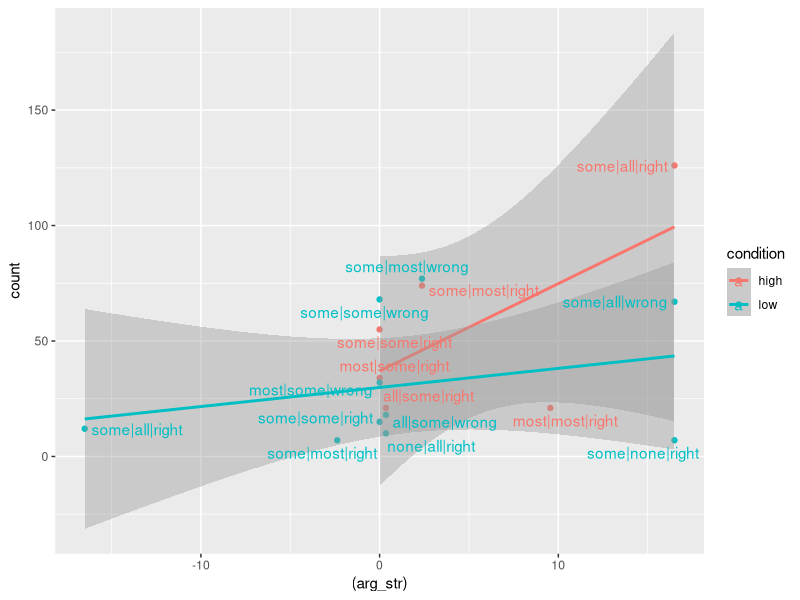
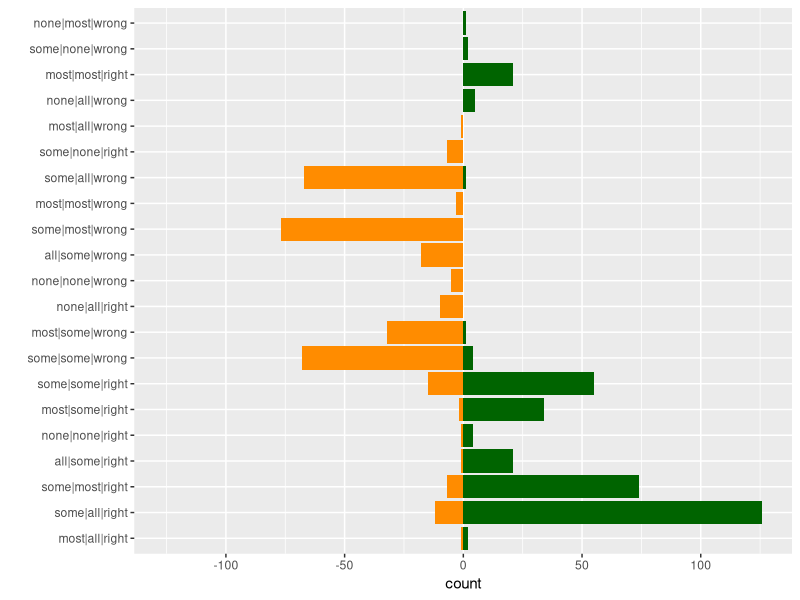

Generate these figures, in order, with R:
library(tidyverse)

d = read_csv('../02_data/data_raw.csv') %>% 
  # fix typo in column head
  rename(situation_number = sitation_number) %>% 
  # remove incomplete answer
  filter(response != "some|some|")


## semantics of expressions ----

evaluate_quantifier = function(quantifier, bool_vector) {
  case_when(
    quantifier == "all"  ~ sum(bool_vector) == length(bool_vector),
    quantifier == "some" ~ sum(bool_vector) >= 1,
    quantifier == "many" ~ sum(bool_vector) > 0.3 * length(bool_vector),
    quantifier == "most" ~ sum(bool_vector) > 0.5 * length(bool_vector),
    quantifier == "none" ~ sum(bool_vector) == 0,
    quantifier == "few"  ~ sum(bool_vector) <= 0.3 * length(bool_vector)
  )
}

evaluate_predicate = function(resp, stimulus){
  if (resp[3] == "wrong") {
    return(1 - stimulus)
  } 
  else {
    return(stimulus)
  }
}

evaluate_truth = function(resp, stimulus) {
  resp = resp %>% str_split("\\|", simplify = F) %>% unlist()
  stimulus = evaluate_predicate(resp, stimulus)
  stimulus = map_dbl(
    1:nrow(stimulus), 
    function(i) {
      evaluate_quantifier(resp[2], stimulus[i,])  
    }
  )
  evaluate_quantifier(resp[1], stimulus)
}


# calculate the probability that a single quantifier
# statement is true for a given bias and number of observations
calculate_probability_quantifier = function(quantifier, bias, n_observations) {
  case_when(
    quantifier == "all"  ~ dbinom(x= n_observations, size = n_observations, prob = bias) %>% sum,
    quantifier == "some" ~ dbinom(x= 1:n_observations, size = n_observations, prob = bias) %>% sum,
    quantifier == "many" ~ dbinom(x= ceiling(0.3*n_observations):n_observations, size = n_observations, prob = bias) %>% sum,
    quantifier == "most" ~ dbinom(x= ceiling(0.5*n_observations):n_observations, size = n_observations, prob = bias) %>% sum,
    quantifier == "none" ~ dbinom(x= 0, size = n_observations, prob = bias) %>% sum,
    quantifier == "few"  ~ dbinom(x= 0:ceiling(0.3*n_observations), size = n_observations, prob = bias) %>% sum
  )
}

# calculate the probability P(sentence|H) analytically
# for a given bias (=hypothesis)
calculate_probability = function(resp, bias) {
  #unpack sentence
  resp = resp %>% str_split("\\|", simplify = F) %>% unlist()
  # reverse success probability if predicate is "wrong"
  bias = ifelse(resp[3] == "wrong", 1-bias, bias)
  # get probability of inner quantifier being true or a single itm
  inner_prob = calculate_probability_quantifier(resp[2], bias, 12)
  # get probability of outer quantifier statement
  calculate_probability_quantifier(resp[1], inner_prob, 5)
}

calculate_probability("all|all|right", 0.8)
calculate_probability("some|all|right", 0.8)

get_truth_value = function(example_index) {
  
  resp     = d$response[example_index]
  stimulus = d$stimulus[example_index] %>% str_split("\\|", simplify = F) %>% unlist()
  
  if (length(stimulus) <= d$column_number[example_index]) {
    return(NA)
  }
  else {
    stimulus = stimulus %>% as.numeric() %>% matrix(byrow = T, ncol = d$column_number[example_index])
    stimulus = 1 - stimulus
  }

  evaluate_truth(resp, stimulus)
  
}

truth = map_lgl(1:nrow(d), function(i){
  get_truth_value(i)
})

d$truth = truth

counts =  d %>% 
  filter(truth == TRUE) %>% 
  group_by(condition, response) %>% 
  tally() %>% 
  pivot_wider(
    names_from = condition,
    values_from = n
  )

counts %>% arrange(- high) %>% head()
counts %>% arrange(- low) %>% head()

d %>% group_by(situation_number, condition) %>% 
  summarise(
    mean_true = mean(truth, na.rm = T)
  ) %>% show()

d %>% group_by(condition) %>% 
  summarise(
    mean_true = mean(truth, na.rm = T)
  ) %>% show()


# calculate argumentative strength for a given bias
get_argument_strength = function(bias) {
  out = expand_grid(
    outer = c("all", "some", "most", "none", "many", "few"),
    inner = c("all", "some", "most", "none", "many", "few"),
    predicate = c("right", "wrong"),
    bias = bias
  ) %>% 
    group_by(outer, inner, predicate) %>% 
    mutate(
      sentence = paste0(outer, "|", inner, "|", predicate),
      bias = bias,
      probability = calculate_probability(sentence, bias)
    )
  out
}

# get_argument_strength(0.8)

arg_strength = rbind(get_argument_strength(0.2), get_argument_strength(0.8)) %>% 
  pivot_wider(
    names_from = bias,
    names_prefix = "bias_",
    values_from = probability
  ) %>% 
  mutate(
    arg_str = log(bias_0.8) - log(bias_0.2)
  ) %>% 
  ungroup() %>% 
  select(sentence, arg_str, bias_0.2, bias_0.8) %>% 
  rename(response = sentence)

plot_data = counts %>% ungroup() %>% 
  pivot_longer(
    -response,
    names_to = "condition",
    values_to = "count"
  ) %>% 
  full_join(arg_strength) %>% 
  mutate(
    arg_str = ifelse(condition == "high", arg_str, -arg_str)
  )
  
plot_data %>%
  filter(count > 5 ) %>%
  ggplot(aes(y = count, x = (arg_str), color = condition)) + 
  geom_point() +
  geom_smooth(method = "lm") +
  ggrepel::geom_text_repel(aes(label = response))

max_count = max(plot_data$count,na.rm = T)
min_count_to_show = 0
plot_data_high = filter(plot_data, condition == "high", count >= min_count_to_show)
plot_data_low = filter(plot_data, condition == "low", count >= min_count_to_show) %>% 
  mutate(count = - count)

plot_data %>% 
  # filter(count > 0) %>% 
  ggplot(
    mapping = aes(
      x = fct_reorder(response, arg_str), 
      y = count, 
      group = condition, 
      fill = condition
    )
  ) +
  geom_col(data = plot_data_low, fill = "darkorange") + 
  geom_col(data = plot_data_high, fill = "darkgreen") + 
  coord_flip() +
  ylim(c(-max_count, max_count)) +
  labs(
    x = ""
  )

# ---- get a semantics table ----


sentences <- expand.grid(
  outer = c("all", "some", "most", "none"),
  inner = c("all", "some", "most", "none"),
  predicate = c("wrong", "right")
) %>% 
  mutate(
    compact = str_c(outer, "|", inner, "|", predicate)
  ) %>% pull(compact)

situations <- d %>% 
  select(situation_number, stimulus) %>% 
  unique %>% 
  arrange(situation_number)

get_truth_value_2 = Vectorize(function(sentence, stimulus) {
  resp     = sentence
  stimulus = stimulus %>% str_split("\\|", simplify = F) %>% unlist()
  stimulus = stimulus %>% as.numeric() %>% matrix(byrow = T, ncol = 12)
  # stimulus = 1 - stimulus
  evaluate_truth(resp, stimulus)
})

combined <- 
  expand.grid(
    situation_number = 1:20,
    sentence = sentences
  ) %>% 
  full_join(situations, by = "situation_number") %>% 
  as_tibble() %>% 
  mutate(
    truth_value = get_truth_value_2(sentence, stimulus)
  )


